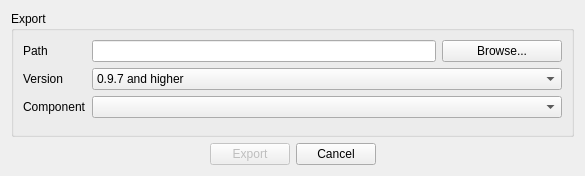
<?xml version="1.0" encoding="UTF-8"?>
<ui version="4.0">
 <class>DrumkitExportDialog_UI</class>
 <widget class="QDialog" name="DrumkitExportDialog_UI">
  <property name="geometry">
   <rect>
    <x>0</x>
    <y>0</y>
    <width>585</width>
    <height>176</height>
   </rect>
  </property>
  <layout class="QGridLayout" name="gridLayout">
   <item row="1" column="1">
    <layout class="QHBoxLayout" name="horizontalLayoutBtns">
     <item>
      <spacer name="horizontalSpacer">
       <property name="orientation">
        <enum>Qt::Horizontal</enum>
       </property>
       <property name="sizeHint" stdset="0">
        <size>
         <width>175</width>
         <height>20</height>
        </size>
       </property>
      </spacer>
     </item>
     <item>
      <widget class="QPushButton" name="exportBtn">
       <property name="enabled">
        <bool>false</bool>
       </property>
       <property name="text">
        <string>Export</string>
       </property>
       <property name="autoDefault">
        <bool>false</bool>
       </property>
      </widget>
     </item>
     <item>
      <widget class="QPushButton" name="cancelBtn">
       <property name="enabled">
        <bool>true</bool>
       </property>
       <property name="text">
        <string>Cancel</string>
       </property>
       <property name="autoDefault">
        <bool>false</bool>
       </property>
      </widget>
     </item>
     <item>
      <spacer name="horizontalSpacer_2">
       <property name="orientation">
        <enum>Qt::Horizontal</enum>
       </property>
       <property name="sizeHint" stdset="0">
        <size>
         <width>181</width>
         <height>20</height>
        </size>
       </property>
      </spacer>
     </item>
    </layout>
   </item>
   <item row="0" column="0" colspan="3">
    <widget class="QGroupBox" name="exportGroupbox">
     <property name="title">
      <string>Export</string>
     </property>
     <layout class="QVBoxLayout" name="verticalLayout_2">
      <item>
       <layout class="QFormLayout" name="formLayout">
        <item row="0" column="0">
         <widget class="QLabel" name="labelPath">
          <property name="sizePolicy">
           <sizepolicy hsizetype="Expanding" vsizetype="Preferred">
            <horstretch>0</horstretch>
            <verstretch>0</verstretch>
           </sizepolicy>
          </property>
          <property name="text">
           <string>Path</string>
          </property>
         </widget>
        </item>
        <item row="0" column="1">
         <layout class="QHBoxLayout" name="horizontalLayout">
          <item>
           <widget class="QLineEdit" name="drumkitPathTxt"/>
          </item>
          <item>
           <widget class="QPushButton" name="browseBtn">
            <property name="sizePolicy">
             <sizepolicy hsizetype="Expanding" vsizetype="Fixed">
              <horstretch>0</horstretch>
              <verstretch>0</verstretch>
             </sizepolicy>
            </property>
            <property name="maximumSize">
             <size>
              <width>120</width>
              <height>16777215</height>
             </size>
            </property>
            <property name="text">
             <string>Browse...</string>
            </property>
            <property name="autoDefault">
             <bool>false</bool>
            </property>
           </widget>
          </item>
         </layout>
        </item>
        <item row="1" column="0">
         <widget class="QLabel" name="labelVersion">
          <property name="sizePolicy">
           <sizepolicy hsizetype="Expanding" vsizetype="Preferred">
            <horstretch>0</horstretch>
            <verstretch>0</verstretch>
           </sizepolicy>
          </property>
          <property name="minimumSize">
           <size>
            <width>60</width>
            <height>0</height>
           </size>
          </property>
          <property name="text">
           <string>Version</string>
          </property>
         </widget>
        </item>
        <item row="1" column="1">
         <widget class="QComboBox" name="versionList">
          <property name="sizePolicy">
           <sizepolicy hsizetype="Expanding" vsizetype="Fixed">
            <horstretch>0</horstretch>
            <verstretch>0</verstretch>
           </sizepolicy>
          </property>
          <item>
           <property name="text">
            <string>0.9.7 and higher</string>
           </property>
          </item>
          <item>
           <property name="text">
            <string>0.9.6 and lower</string>
           </property>
          </item>
         </widget>
        </item>
        <item row="2" column="0">
         <widget class="QLabel" name="labelComponent">
          <property name="enabled">
           <bool>true</bool>
          </property>
          <property name="sizePolicy">
           <sizepolicy hsizetype="Minimum" vsizetype="Preferred">
            <horstretch>0</horstretch>
            <verstretch>0</verstretch>
           </sizepolicy>
          </property>
          <property name="minimumSize">
           <size>
            <width>60</width>
            <height>0</height>
           </size>
          </property>
          <property name="text">
           <string>Component</string>
          </property>
          <property name="alignment">
           <set>Qt::AlignLeading|Qt::AlignLeft|Qt::AlignVCenter</set>
          </property>
          <property name="wordWrap">
           <bool>true</bool>
          </property>
         </widget>
        </item>
        <item row="2" column="1">
         <widget class="QComboBox" name="componentList">
          <property name="sizePolicy">
           <sizepolicy hsizetype="Expanding" vsizetype="Fixed">
            <horstretch>0</horstretch>
            <verstretch>0</verstretch>
           </sizepolicy>
          </property>
         </widget>
        </item>
       </layout>
      </item>
     </layout>
    </widget>
   </item>
  </layout>
 </widget>
 <resources/>
 <connections/>
</ui>
